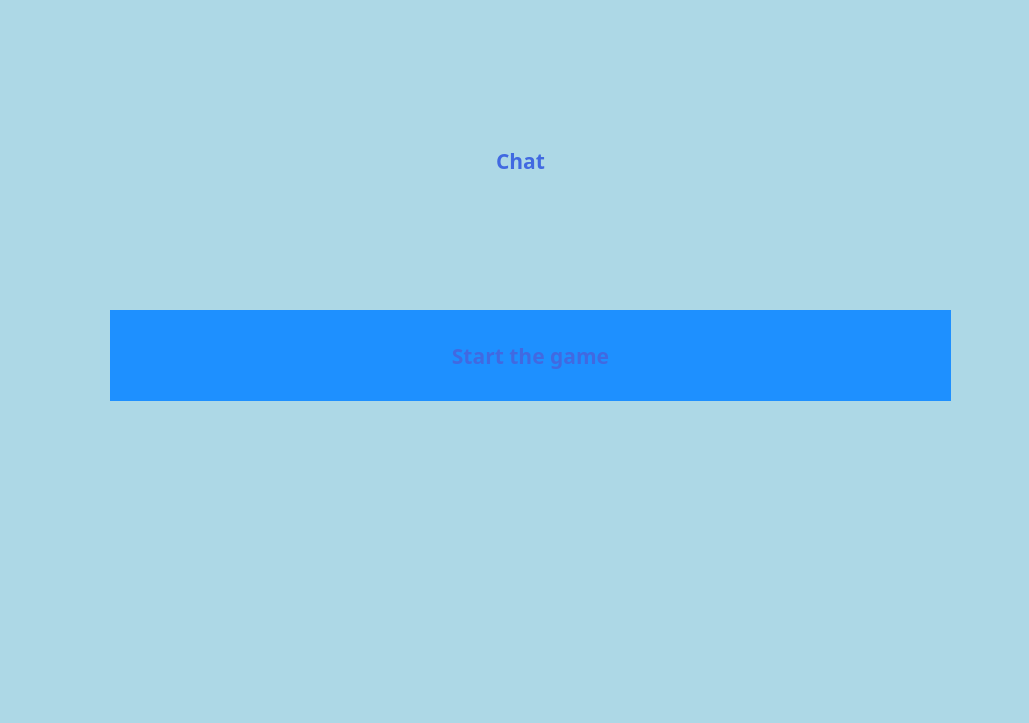
<?xml version="1.0" encoding="UTF-8"?>
<ui version="4.0">
 <class>MainWindow</class>
 <widget class="QMainWindow" name="MainWindow">
  <property name="geometry">
   <rect>
    <x>0</x>
    <y>0</y>
    <width>1029</width>
    <height>723</height>
   </rect>
  </property>
  <property name="windowTitle">
   <string>MainWindow</string>
  </property>
  <property name="styleSheet">
   <string notr="true">QWidget {
	color: #4169E1;
	background-color: #ADD8E6;
	font-family: Rubik;
	font-size: 16pt;
	font-weight: 600;
}

QPushButton {
	background-color: #1E90FF;
	border: none;
}
QPushButton:hover {
	background-color: #00BFFF;
}

QPushButton:pressed {
	background-color:#0000FF;
}

</string>
  </property>
  <widget class="QWidget" name="centralwidget">
   <widget class="QPushButton" name="start_game">
    <property name="geometry">
     <rect>
      <x>110</x>
      <y>310</y>
      <width>841</width>
      <height>91</height>
     </rect>
    </property>
    <property name="text">
     <string>Start the game</string>
    </property>
   </widget>
   <widget class="QLabel" name="message">
    <property name="geometry">
     <rect>
      <x>10</x>
      <y>140</y>
      <width>1021</width>
      <height>41</height>
     </rect>
    </property>
    <property name="font">
     <font>
      <family>Rubik</family>
      <pointsize>16</pointsize>
      <weight>75</weight>
      <bold>true</bold>
     </font>
    </property>
    <property name="text">
     <string>Chat</string>
    </property>
    <property name="alignment">
     <set>Qt::AlignCenter</set>
    </property>
   </widget>
  </widget>
 </widget>
 <resources/>
 <connections/>
</ui>
